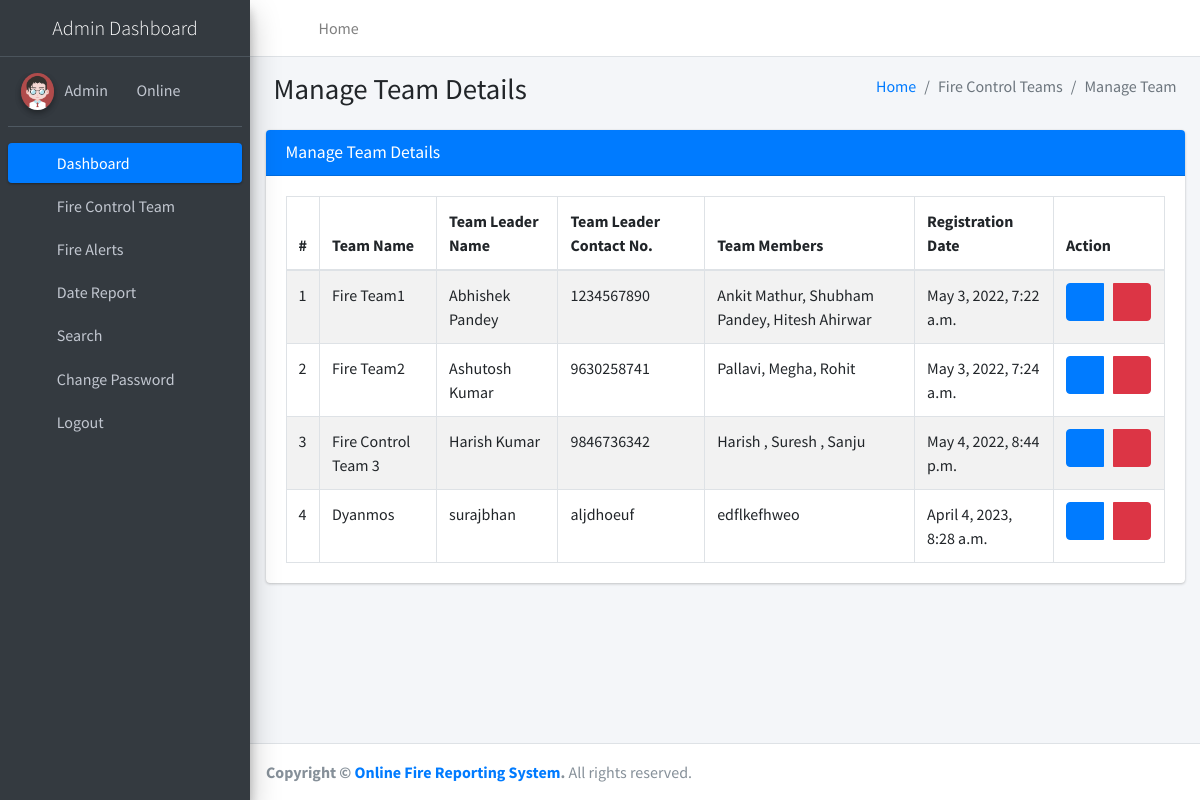
The app's page /manageTeam (signed in) with its own data.
### firereport/models.py (models this page shows, shortened)
class Teams(models.Model):
    teamName = models.CharField(max_length=200, null=True)
    teamLeaderName = models.CharField(max_length=250, null=True)
    teamLeadMobno = models.CharField(max_length=15, null=True)
    teamMembers = models.CharField(max_length=300, null=True)
    postingDate = models.DateTimeField(auto_now_add=True)

### firereport/views.py (the view)
# urls.py: path('manageTeam', manageTeam, name='manageTeam'),
def manageTeam(request):
    if not request.user.is_authenticated:
        return redirect('admin_login')
    teams = Teams.objects.all()
    return render(request, 'admin/manageTeam.html', locals())

### firereport/templates/admin/manageTeam.html
{% extends 'adminNavbar.html' %}
{% block main %}
{% load static %}
<section class="content">
    <div class="content-header">
        <div class="container-fluid">
            <div class="row mb-2">
                <div class="col-sm-6">
                    <h1 class="m-0">Manage Team Details</h1>
                </div>
                <div class="col-sm-6">
                    <ol class="breadcrumb float-sm-right">
                        <li class="breadcrumb-item"><a href="{% url 'dashboard' %}">Home</a></li>
                        <li class="breadcrumb-item active">Fire Control Teams</li>
                        <li class="breadcrumb-item active">Manage Team</li>
                    </ol>
                </div>
            </div>
        </div>
    </div>
    <div class="container-fluid">
        <div class="row">
            <div class="col-md-12">
                <div class="card card-primary">
                    <div class="card-header">
                        <h3 class="card-title">Manage Team Details</h3>
                    </div>
                    <div class="card-body">
                        <table id="example1" class="table table-bordered table-striped">
                            <thead>
                            <tr>
                                <th>#</th>
                                <th>Team Name</th>
                                <th>Team Leader Name</th>
                                <th>Team Leader Contact No.</th>
                                <th>Team Members</th>
                                <th>Registration Date</th>
                                <th>Action</th>
                            </tr>
                            </thead>
                            <tbody>
                            {% for i in teams %}
                            <tr>
                                <td>{{forloop.counter}}</td>
                                <td>{{i.teamName}}</td>
                                <td>{{i.teamLeaderName}}</td>
                                <td>{{i.teamLeadMobno}}</td>
                                <td>{{i.teamMembers}}</td>
                                <td>{{i.postingDate}}</td>
                                <td>
                                    <div class="btn-group">
                                        <a class="btn btn-primary" href="{% url 'editTeam' i.id %}"><i class="fa fa-edit"></i></a> &nbsp;&nbsp;&nbsp;
                                        <a class="btn btn-danger" onclick="return confirm('Are you sure to Delete ?')" href="{% url 'deleteTeam' i.id %}"><i
                                            class="fa fa-trash-alt"></i></a>
                                    </div>
                                </td>
                            </tr>
                            {% endfor %}
                            </tbody>
                        </table>
                    </div>
                </div>
            </div>
        </div>
    </div>
</section>
{% endblock %}

### records on screen
Teams: teamName "Fire Team1", teamLeaderName "Abhishek Pandey", teamLeadMobno "1234567890", teamMembers "Ankit Mathur, Shubham Pandey, Hitesh Ahirwar", postingDate "May 3, 2022, 7:22 a.m."
Teams: teamName "Fire Team2", teamLeaderName "Ashutosh Kumar", teamLeadMobno "9630258741", teamMembers "Pallavi, Megha, Rohit", postingDate "May 3, 2022, 7:24 a.m."
Teams: teamName "Fire Control Team 3", teamLeaderName "Harish Kumar", teamLeadMobno "9846736342", teamMembers "Harish , Suresh , Sanju", postingDate "May 4, 2022, 8:44 p.m."
Teams: teamName "Dyanmos", teamLeaderName "surajbhan", teamLeadMobno "aljdhoeuf", teamMembers "edflkefhweo", postingDate "April 4, 2023, 8:28 a.m."
